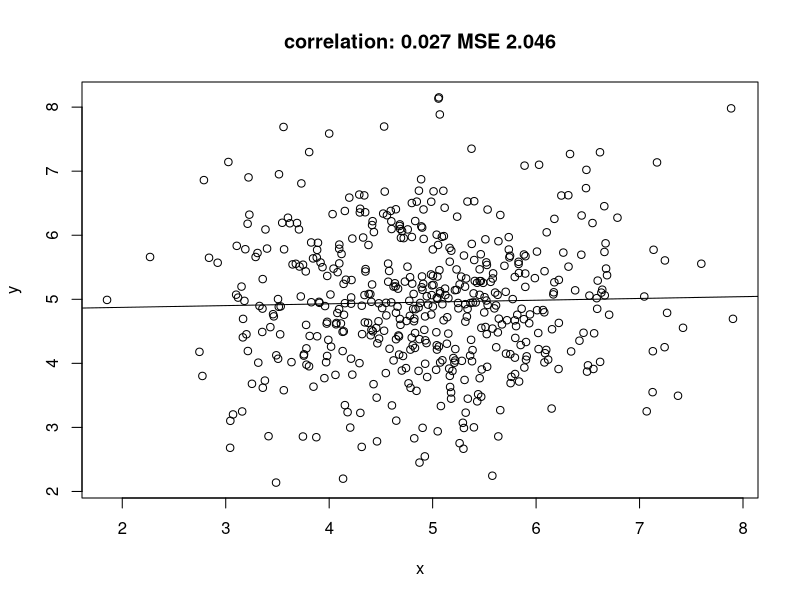
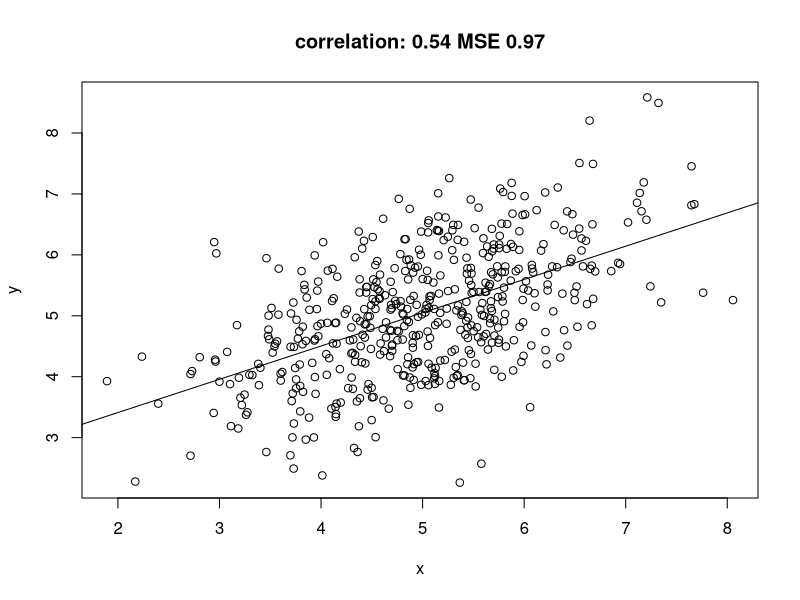
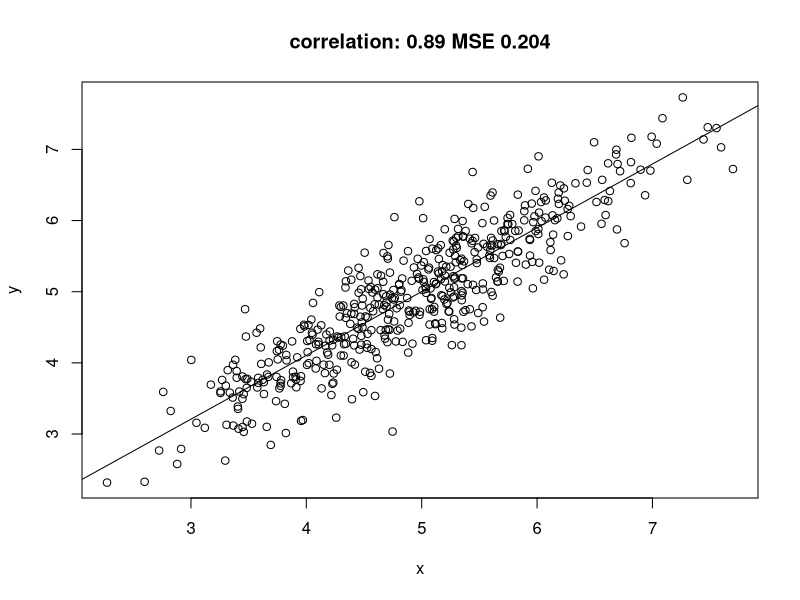
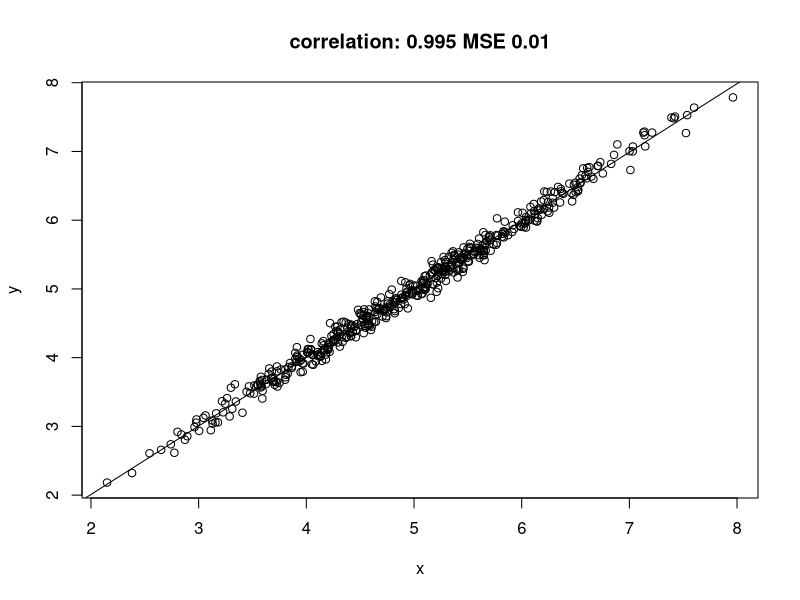
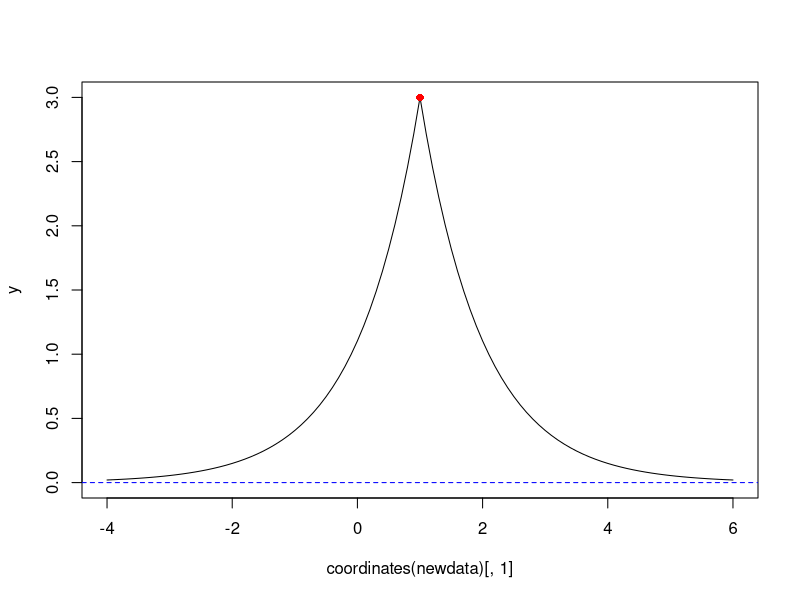

Recreate these plots in R, in order.
## ---- chunk 1
library(mvtnorm)
r = 0.0
Sigma = cbind(c(1, r), c(r, 1))
out = rmvnorm(500, c(5,5), Sigma)
x = out[,1]
y = out[,2]
plot(x, y)
model = lm(y~x)
summary(model)
lines(abline(model))
mse = round(mean((x-y)^2), digits=3)
title(paste("correlation:", round(cor(x,y),digits=3), "MSE", mse))

r = .5
Sigma = cbind(c(1, r), c(r, 1))
out = rmvnorm(500, c(5,5), Sigma)
x = out[,1]
y = out[,2]
plot(x, y)
model = lm(y~x)
summary(model)
lines(abline(model))
mse = round(mean((x-y)^2), digits=3)
title(paste("correlation:", round(cor(x,y),digits=3), "MSE", mse))

r = .9
Sigma = cbind(c(1, r), c(r, 1))
out = rmvnorm(500, c(5,5), Sigma)
x = out[,1]
y = out[,2]
plot(x, y)
model = lm(y~x)
summary(model)
lines(abline(model))
mse = round(mean((x-y)^2), digits=3)
title(paste("correlation:", round(cor(x,y),digits=3), "MSE", mse))

r = .95
Sigma = cbind(c(1, r), c(r, 1))
out = rmvnorm(500, c(5,5), Sigma)
x = out[,1]
y = out[,2]
y = x + 0.1 * rnorm(500)
plot(x, y)
model = lm(y~x)
summary(model)
lines(abline(model))
mse = round(mean((x-y)^2), digits=3)
title(paste("correlation:", round(cor(x,y),digits=3), "MSE", mse))
## ---- chunk 2
library(sp)
cov = function(h) exp(-h)

sk = function(data, newdata, mu, cov) {
	library(sp) # spDists
	V = cov(spDists(data))
	v = cov(spDists(data, newdata))
	mu + t(v) %*% solve(V, data[[1]] - mu)
}

# prediction location at (0,1):
newdata = SpatialPoints(cbind(0,1))

# observation location at (1,1), with attribute value (y) 3:
pts = SpatialPoints(cbind(1,1))
data = SpatialPointsDataFrame(pts, data.frame(z = 3))

sk(data, newdata, 0, cov) # mu = 0
newdata = SpatialPoints(cbind(.1 * 0:20, 1))
sk(data, newdata, 0, cov) # mu = 0
## ---- chunk 3
newdata = SpatialPoints(cbind(seq(-4,6,by=.1), 1))
y = sk(data, newdata, 0, cov) # mu = 0
plot(coordinates(newdata)[,1], y, type='l', ylim = c(0,3))
points(as(data, "data.frame")[,c(2,1)], col='red', pch=16)
abline(0,0, col='blue', lty=2)
